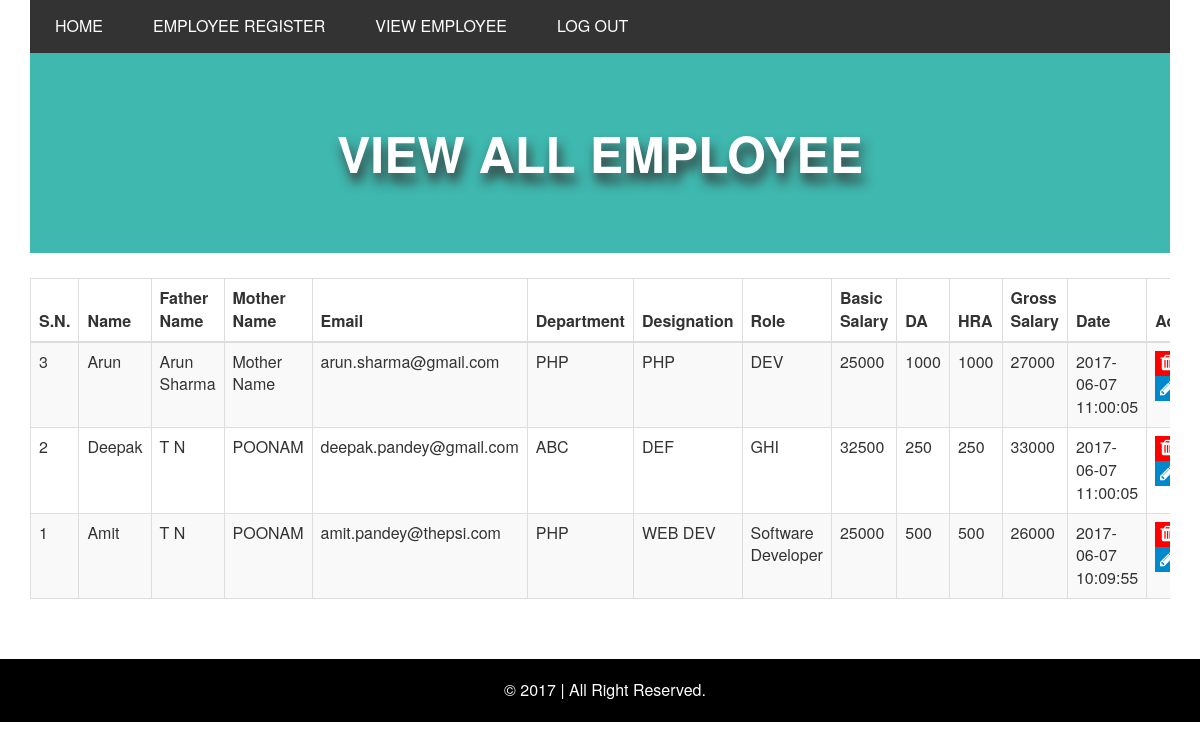
The page /view.php on the database its author committed.
### tables this page shows
CREATE TABLE IF NOT EXISTS `employee_info` (
  `id` int(11) NOT NULL AUTO_INCREMENT,
  `emp_name` varchar(255) NOT NULL,
  `emp_father_name` varchar(255) NOT NULL,
  `emp_mother_name` varchar(255) NOT NULL,
  `emp_email` varchar(255) NOT NULL,
  `date_created` timestamp NOT NULL DEFAULT CURRENT_TIMESTAMP,
  PRIMARY KEY (`id`)
);

CREATE TABLE IF NOT EXISTS `employee_salary` (
  `id` int(11) NOT NULL AUTO_INCREMENT,
  `emp_id` int(11) NOT NULL,
  `basic_salary` varchar(255) NOT NULL,
  `da` varchar(255) NOT NULL,
  `hra` varchar(255) NOT NULL,
  `gross_dalary` int(11) NOT NULL,
  `date_created` timestamp NOT NULL DEFAULT CURRENT_TIMESTAMP,
  PRIMARY KEY (`id`)
);

CREATE TABLE IF NOT EXISTS `employee_office` (
  `id` int(11) NOT NULL AUTO_INCREMENT,
  `emp_id` int(11) NOT NULL,
  `emp_designation` varchar(255) NOT NULL,
  `emp_department` varchar(255) NOT NULL,
  `emp_role` varchar(255) NOT NULL,
  `date_created` timestamp NOT NULL DEFAULT CURRENT_TIMESTAMP,
  PRIMARY KEY (`id`)
);

### view.php (the view, shortened to what this page needs)
<?php require_once "header.php" ?>
<!DOCTYPE html>
<html lang="en">
<head>
</head>
<body>
	<div class="container">
		<div class="row">
			<div class="col-sm-12">
				<div class="viewBanner">
					<div class="textBanner">
						View All Employee
					</div>
				</div>
			</div>
		</div>
		<div class="row">
			<div class="col-sm-12">
				<div class="showListWrap">
					<table id="example" class="table table-striped table-bordered" cellspacing="0" width="100%">
						<thead>
		                    <tr>
		                        <th>S.N.</th>
		                        <th>Name</th>
		                        <th>Father Name</th>
		                        <th>Mother Name</th>
		                        <th>Email</th>
		                        <th>Department</th>
		                        <th>Designation</th>
		                        <th>Role</th>
		                        <th>Basic Salary</th>
		                        <th>DA</th>
		                        <th>HRA</th>
		                        <th>Gross Salary</th>
		                        <th>Date</th>
		                        <th>Action</th>
		                    </tr>
		                </thead>
		                <tbody>
		                <?php
		                	$sql = 'select * from employee_info a join employee_office b on a.id = b.emp_id join employee_salary c on c.emp_id = a.id order by a.id desc';
		                	$result = mysqli_query($conn, $sql);
		                	$rowCount = mysqli_num_rows($result);
		                	if ($rowCount > 0){
		                		while ($row = mysqli_fetch_array($result)) {
		                			?>
		                			<tr>
		                				<td><?php echo $row["id"]; ?></td>
		                				<td><?php echo $row["emp_name"]; ?></td>
		                				<td><?php echo $row["emp_father_name"]; ?></td>
		                				<td><?php echo $row["emp_mother_name"]; ?></td>
		                				<td><?php echo $row["emp_email"]; ?></td>
		                				<td><?php echo $row["emp_designation"]; ?></td>
		                				<td><?php echo $row["emp_department"]; ?></td>
		                				<td><?php echo $row["emp_role"]; ?></td>
		                				<td><?php echo $row["basic_salary"]; ?></td>
		                				<td><?php echo $row["da"]; ?></td>
		                				<td><?php echo $row["hra"]; ?></td>
		                				<td><?php echo $row["gross_dalary"]; ?></td>
		                				<td><?php echo $row["date_created"]; ?></td>
		                				<td>
		                					<a href="javascript:void(0)" class="deleterow">
		                						<i class="fa fa-trash"></i>
		                					</a>
		                					<a href="javascript:void(0)" class="editrow">
		                						<i class="fa fa-pencil"></i>
		                					</a>
		                				</td>
		                			</tr>
		                			<?php
		                		}
		                	} else {
		                		?>
		                			<tr>
		                				<td colspan="13" style="text-align: center;"><strong>No record found !</strong></td>
		                			</tr>
		                		<?php
		                	}
		                ?>
		                </tbody>
					</table>
				</div>
			</div>
		</div>
	</div>
</body>
</html>
<?php require_once "footer.php" ?>

### header.php (shortened to what this page needs)
<!DOCTYPE html>
<html lang="en">
<head>
	<link href="https://maxcdn.bootstrapcdn.com/bootstrap/3.3.7/css/bootstrap.min.css" rel="stylesheet">
	<link href="https://maxcdn.bootstrapcdn.com/font-awesome/4.7.0/css/font-awesome.min.css" rel="stylesheet">
	<link rel="stylesheet" href="style.css">
	<link href="datatables/jquery.dataTables.min.css" rel="stylesheet" type="text/css">
</head>
<body>
	<div class="container">
		<div class="row">
			<div class="mainMenu">
				<div class="col-sm-12">
					<nav>
						<ul>
							<li><a href="index.php">Home</a></li>
							<li><a href="index.php">Employee Register</a></li>
							<li><a href="view.php">View Employee</a></li>
							<li><a href="javascript:void(0)">Log Out</a></li>
						</ul>
					</nav>
				</div>
			</div>
		</div>
	</div>

### footer.php (shortened to what this page needs)
<footer>
	<div class="container">
		<div class="row">
			<div class="col-sm-12 text-center">
				<span>&copy; <?php  echo date ('Y'); ?> | </span><span>All Right Reserved.</span>
			</div>
		</div>
	</div>
</footer>
</body>
</html>

### style.css (style rules this page uses)
body { font-size: 16px; }
* { margin: 0; padding: 0; }
.formWrap:after, .formRow:after, .mainMenu:after, nav:after, nav ul:after { content: ""; display: block; position: relative; clear: both; }
.mainMenu nav ul { list-style-type: none; margin-bottom:0; }
.mainMenu nav { background: #333; }
.mainMenu nav ul li { list-style-type: none; float: left; display: inline-block; }
.mainMenu nav ul li a { color: #fff; padding: 15px 25px; display: inline-block; text-decoration: none; text-transform: uppercase; transition: all 0.4s ease-in-out; }
footer { background: #000; padding: 20px; margin-top: 40px; color: #fff; }
footer a,footer span { color: #fff; text-decoration: none; }
.showListWrap { margin-top: 25px; overflow-x: scroll; }
.deleterow { background: red; color: #fff; height: 25px; text-align: center; width: 25px; display: inline-block; line-height: 54px; text-decoration: none; padding-top: 3px; font-size: 18px; transition: all 0.4s ease-in-out; }
.editrow { background: #0088cc; color: #fff; height: 25px; text-align: center; width: 25px; display: inline-block; line-height: 54px; text-decoration: none; padding-top: 3px; font-size: 18px; transition: all 0.4s ease-in-out; }
.viewBanner { height: 200px; background: #3FB8AF; display: table; width: 100%; text-align: center; vertical-align: middle; color: #fff; }
.textBanner { color: #fff; text-transform: uppercase; font-size: 50px; display: table-cell; vertical-align: middle; font-weight: 600; text-shadow: 3px 9px 12px #333; }

### rows shown on the page
employee_info: employee_salary.id "3", emp_name "Arun", emp_father_name "Arun Sharma", emp_mother_name "Mother Name", emp_email "arun.sharma@gmail.com", employee_office.emp_designation "PHP", employee_office.emp_department "PHP", employee_office.emp_role "DEV", employee_salary.basic_salary "25000", employee_salary.da "1000", employee_salary.hra "1000", employee_salary.gross_dalary "27000", employee_salary.date_created "2017-06-07 11:00:05"
employee_info: employee_salary.id "2", emp_name "Deepak", emp_father_name "T N", emp_mother_name "POONAM", emp_email "deepak.pandey@gmail.com", employee_office.emp_designation "ABC", employee_office.emp_department "DEF", employee_office.emp_role "GHI", employee_salary.basic_salary "32500", employee_salary.da "250", employee_salary.hra "250", employee_salary.gross_dalary "33000", employee_salary.date_created "2017-06-07 11:00:05"
employee_info: employee_salary.id "1", emp_name "Amit", emp_father_name "T N", emp_mother_name "POONAM", emp_email "amit.pandey@thepsi.com", employee_office.emp_designation "PHP", employee_office.emp_department "WEB DEV", employee_office.emp_role "Software Developer", employee_salary.basic_salary "25000", employee_salary.da "500", employee_salary.hra "500", employee_salary.gross_dalary "26000", employee_salary.date_created "2017-06-07 10:09:55"

### other values the page prints
date ('Y') "2017"
